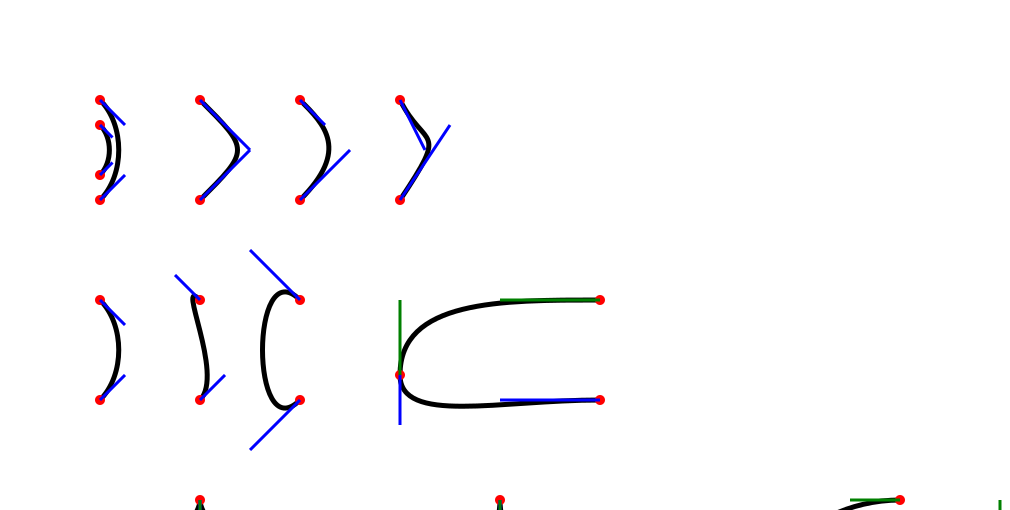

Recreate this plot in Python.
#!/usr/bin/env python3
# -*- coding: utf-8 -*-
"""
Created on Thu Sep 29 22:48:39 2022

@author: chrishunter
"""

import svgwrite
import bezier

filename = 'svgBezier.svg'
dwg = svgwrite.Drawing(filename)

start = (100,100)
end = (100,200)
start_tangent = (125,125)
end_tangent = (125,175)
b = bezier.bezier(dwg, start, end, start_tangent, end_tangent,end_points=True,tangents=True)

start = (100,125)
end = (100,175)
start_tangent = (112.5,137.5)
end_tangent = (112.5,162.5)
b = bezier.bezier(dwg, start, end, start_tangent, end_tangent,end_points=True,tangents=True)


start = (200,100)
end = (200,200)
start_tangent = (250,150)
end_tangent = (250,150)
b = bezier.bezier(dwg, start, end, start_tangent, end_tangent,end_points=True,tangents=True)

start = (300,100)
end = (300,200)
start_tangent = (325,125)
end_tangent = (350,150)
b = bezier.bezier(dwg, start, end, start_tangent, end_tangent,end_points=True,tangents=True)

start = (400,100)
end = (400,200)
start_tangent = (425,150)
end_tangent = (450,125)
b = bezier.bezier(dwg, start, end, start_tangent, end_tangent,end_points=True,tangents=True)

start = (100,300)
end = (100,400)
start_tangent = (125,325)
end_tangent = (125,375)
b = bezier.bezier(dwg, start, end, start_tangent, end_tangent,end_points=True,tangents=True)

start = (200,300)
end = (200,400)
start_tangent = (175,275)
end_tangent = (225,375)
b = bezier.bezier(dwg, start, end, start_tangent, end_tangent,end_points=True,tangents=True)

start = (300,300)
end = (300,400)
start_tangent = (250,250)
end_tangent = (250,450)
b = bezier.bezier(dwg, start, end, start_tangent, end_tangent,end_points=True,tangents=True)


start = (100,600)
mid = (200,500)
end = (300,600)
start_tangent = (125,600)
mid1_tangent = (200,525)
mid2_tangent = (200,525)
end_tangent = (275,600)
b2 = bezier.bezier2(dwg, start, mid, end, start_tangent, mid1_tangent, mid2_tangent, end_tangent, color='black', width=5,end_points=True,tangents=True)

start = (400,600)
mid = (500,500)
end = (600,600)
start_tangent = (450,600)
mid1_tangent = (500,550)
mid2_tangent = (500,550)
end_tangent = (550,600)
b2 = bezier.bezier2(dwg, start, mid, end, start_tangent, mid1_tangent, mid2_tangent, end_tangent, color='black', width=5,end_points=True,tangents=True)

start = (700,600)
mid = (800,550)
end = (900,500)
start_tangent = (750,575)
mid1_tangent = (750,575)
mid2_tangent = (800,525)
end_tangent = (850,500)
b2 = bezier.bezier2(dwg, start, mid, end, start_tangent, mid1_tangent, mid2_tangent, end_tangent, color='black', width=5,end_points=True,tangents=True)

start = (1100,600)
mid = (1000,575)
end = (1100,500)
start_tangent = (1050,600)
mid1_tangent = (1000,600)
mid2_tangent = (1000,500)
end_tangent = (1050,500)
b2 = bezier.bezier2(dwg, start, mid, end, start_tangent, mid1_tangent, mid2_tangent, end_tangent, color='black', width=5,end_points=True,tangents=True)

start = (600,400)
mid = (400,375)
end = (600,300)
start_tangent = (500,400)
mid1_tangent = (400,425)
mid2_tangent = (400,300)
end_tangent = (500,300)
b2 = bezier.bezier2(dwg, start, mid, end, start_tangent, mid1_tangent, mid2_tangent, end_tangent, color='black', width=5,end_points=True,tangents=True)

# Save the file
dwg.save()
